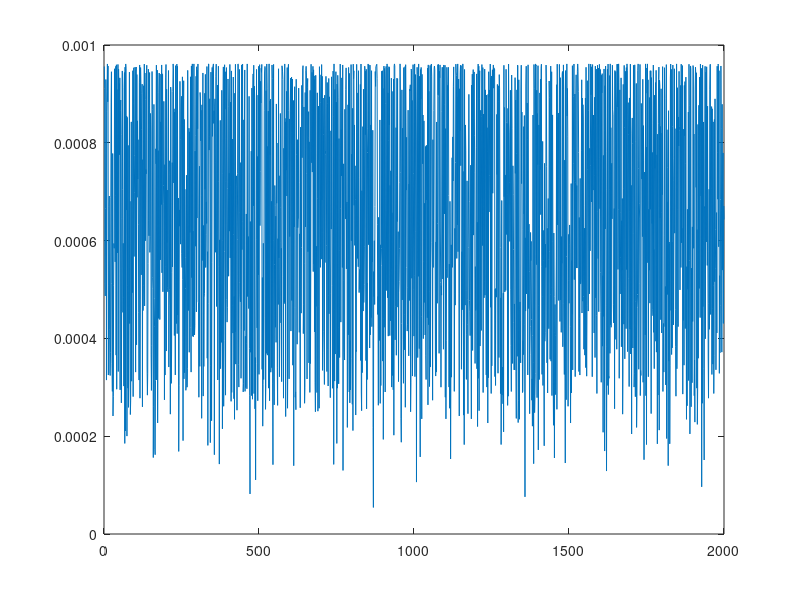

The MATLAB source for this figure:
clear all;
close all;
format compact;
clc;
NumFeatures = 1;
%import all data except the labels and id#s
All = csvread('data/training.csv',1,1);
%only use some of the features (cols)
All(:,NumFeatures+1:54) = [];

%make the first half of data test data
AllTest = All(1:2000,:);
%make a vector of the cover types for test data
z = AllTest(:,end);
%don't include cover types col in features
AllTest = AllTest(:,1:NumFeatures);

%make second half the training data
AllTrain = All(2001:end,:);
%make a vector of the cover types for train data
y = AllTrain(:,end);
%don't include cover types col in features
AllTrain = AllTrain(:,1:NumFeatures);
%OneCol = AllTrain(:,1);
%AllTrain = normc(AllTrain);

SIGMA = cov(AllTrain);
%find mean of each row
MU = mean(AllTrain);
%find giant normal dist
npdf = mvnpdf(AllTrain,MU,SIGMA);
plot(npdf);








